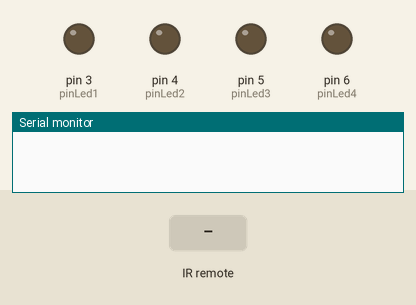
A sketch run on a simulated Arduino Uno, built with avr-gcc and run on an emulated ATmega328P. Shown: output pins drawn as LEDs (lit = HIGH), the last lines printed to the serial monitor. The inputs (shaded band) are chosen by the test bench.

Above: at 1.2 s.
1.3 s: infrared code 0xBA45FF00 received
At 2.4 s:
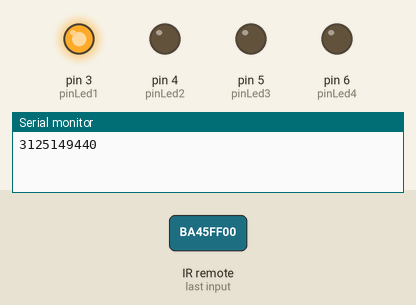
2.8 s: infrared code 0xB946FF00 received
At 3.5 s:
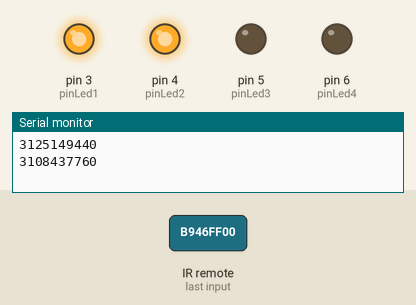
4.3 s: infrared code 0xB847FF00 received
At 4.7 s:
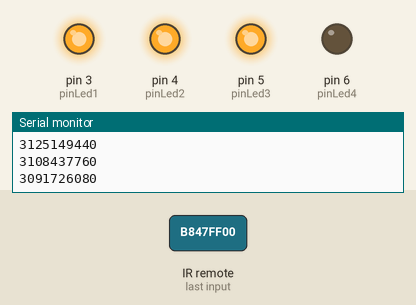
5.8 s: infrared code 0xBB44FF00 received
At 7.0 s:
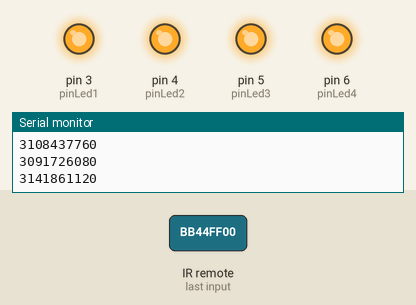
7.3 s: infrared code 0xBA45FF00 received
At 8.2 s:
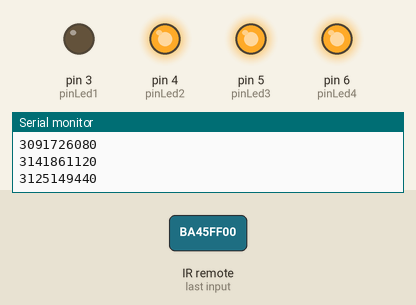
8.8 s: infrared code 0xE916FF00 received
At 9.3 s:
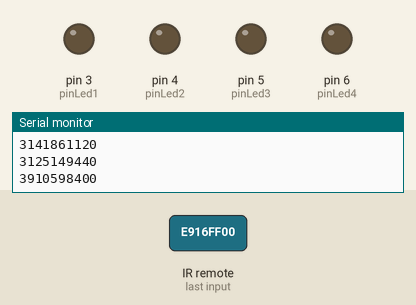
Timing chart, 0 to 11.3 s (numbered marks = the images above; inputs shaded):
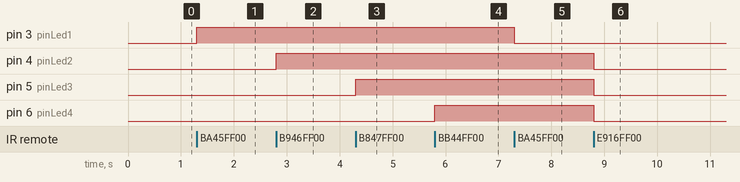

Measured:
- after the input at 1.3 s, pin 3 (pinLed1): LOW → HIGH at once
- after the input at 2.8 s, pin 4 (pinLed2): LOW → HIGH at once
- after the input at 4.3 s, pin 5 (pinLed3): LOW → HIGH at once
- after the input at 5.8 s, pin 6 (pinLed4): LOW → HIGH at once
- after the input at 7.3 s, pin 3 (pinLed1): HIGH → LOW at once
- after the input at 8.8 s, pin 4 (pinLed2), pin 5 (pinLed3), pin 6 (pinLed4): HIGH → LOW at once

The sketch:

HDSDhongNgoai.ino
```cpp
#include <IRremote.h>
const int RECV_PIN = 2;
const int pinLed1 = 3;
const int pinLed2 = 4;
const int pinLed3 = 5;
const int pinLed4 = 6;
unsigned long lastTime = millis();
//=================================================
void setup() {
  Serial.begin(9600);
  pinMode(pinLed1, OUTPUT);
  pinMode(pinLed2, OUTPUT);
  pinMode(pinLed3, OUTPUT);
  pinMode(pinLed4, OUTPUT);
  digitalWrite(pinLed1,LOW);
  digitalWrite(pinLed2,LOW);
  digitalWrite(pinLed3,LOW);
  digitalWrite(pinLed4,LOW);
  //Khởi động bộ thu
  IrReceiver.begin(RECV_PIN, true, 13);
}
//=================================================
void loop() {
  if (IrReceiver.decode()) {
    uint32_t dataRemote = IrReceiver.decodedIRData.decodedRawData;
    if(dataRemote>0){
      Serial.println(dataRemote);
      if (millis() - lastTime > 250) {
        switch(dataRemote){
          case 3125149440://so1
            digitalWrite(pinLed1, !digitalRead(pinLed1));
          break;
          case 3108437760://so2
            digitalWrite(pinLed2, !digitalRead(pinLed2));
          break;
          case 3091726080://so3
            digitalWrite(pinLed3, !digitalRead(pinLed3));
          break;
          case 3141861120://so4
            digitalWrite(pinLed4, !digitalRead(pinLed4));
          break;
          case 3910598400://phím * Tắt hết
            digitalWrite(pinLed1, LOW);
            digitalWrite(pinLed2, LOW);
            digitalWrite(pinLed3, LOW);
            digitalWrite(pinLed4, LOW);
          break;
          case 4061003520://Phím # Bật hết
            digitalWrite(pinLed1, HIGH);
            digitalWrite(pinLed2, HIGH);
            digitalWrite(pinLed3, HIGH);
            digitalWrite(pinLed4, HIGH);
          break;
        }
      }
    }
    lastTime = millis();
    IrReceiver.resume(); // Cho phép nhận giá trị tiếp theo
  }
}
```
